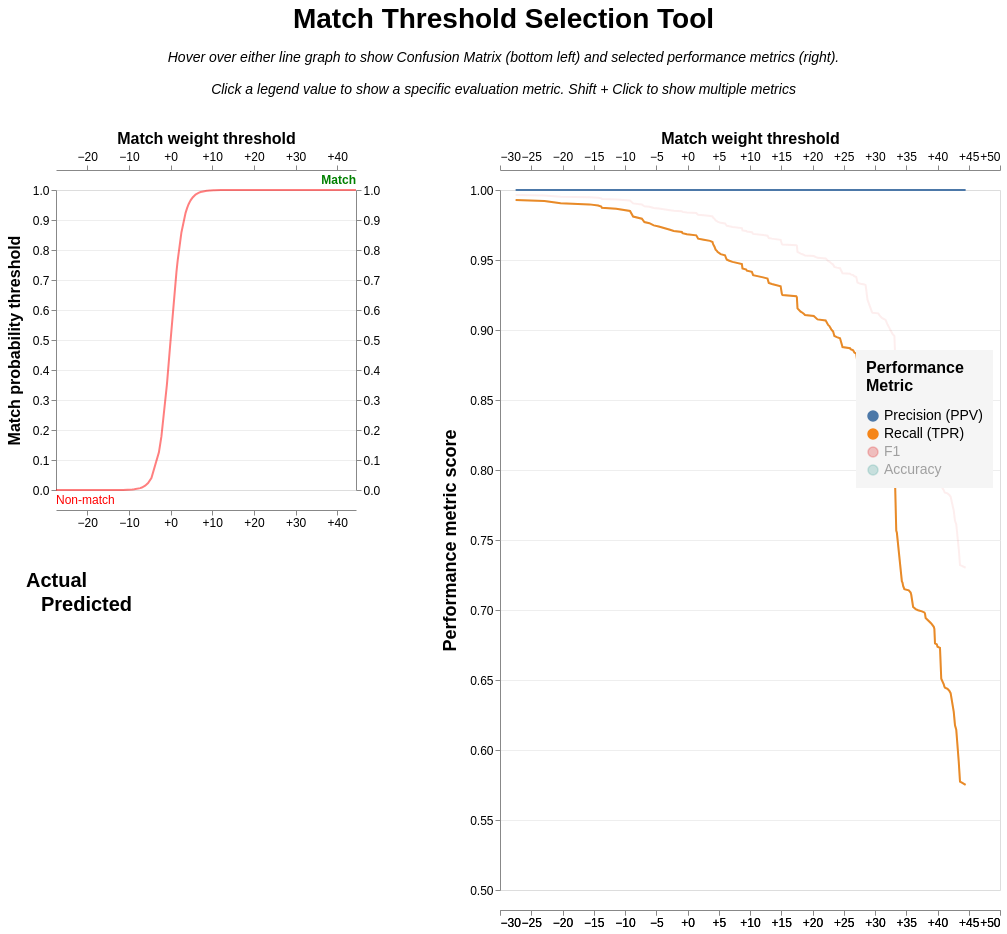

Here is the notebook cell this chart was saved with:
### Code cell
linker.evaluation.accuracy_analysis_from_labels_table(
    labels_table, 
    add_metrics=["f1", "accuracy"],
    output_type="threshold_selection"
)

### Figure 1 — Vega-Lite specification as saved in the notebook (floating-point values rounded to 4 significant figures; data arrays with more than 128 entries replaced by an {"elided": "..."} marker saying what was removed)
{"config": {"view": {"continuousWidth": 300, "continuousHeight": 300, "discreteHeight": {"step": 150}, "discreteWidth": {"step": 150}}, "axis": {"gridWidth": 0.5, "labelFontSize": 12, "titleFontSize": 16}, "axisX": {"format": "+.0f", "grid": false, "offset": 20, "values": {"expr": "[-25,-20,-15,-10,-5,0,5,10,15,20,25]"}}, "axisY": {"title": "Match probability threshold", "titleFontSize": 16}, "concat": {"spacing": 40}}, "hconcat": [{"vconcat": [{"layer": [{"layer": [{"mark": {"type": "rule"}, "encoding": {"opacity": {"condition": {"param": "threshold", "value": 0.3, "empty": false}, "value": 0}, "x": {"axis": {"orient": "bottom"}, "field": "truth_threshold", "scale": {"nice": false}, "title": null, "type": "quantitative"}}, "params": [{"name": "threshold", "select": {"type": "point", "encodings": ["x"], "fields": ["truth_threshold"], "nearest": true, "on": "mouseover", "toggle": false}, "value": null}]}, {"mark": {"type": "rule"}, "encoding": {"opacity": {"condition": {"param": "threshold", "value": 0.3, "empty": false}, "value": 0}, "y": {"axis": {"orient": "right"}, "field": "match_probability", "title": " ", "type": "quantitative"}}, "params": [{"name": "prob", "select": {"type": "point", "encodings": ["y"], "fields": ["match_probability"], "nearest": true, "on": "mouseover", "toggle": false}}]}]}, {"layer": [{"mark": {"type": "text", "fontSize": 14, "fontWeight": "bold", "xOffset": 25, "yOffset": 10}, "encoding": {"text": {"aggregate": "min", "field": "truth_threshold", "format": "+.2f"}, "y": {"axis": {"orient": "left"}, "field": "match_probability", "title": "Match probability threshold", "type": "quantitative"}}, "transform": [{"filter": {"param": "threshold", "empty": false}}]}, {"mark": {"type": "text", "fontSize": 14, "xOffset": -25, "yOffset": -10}, "encoding": {"text": {"aggregate": "min", "field": "match_probability", "format": ".3f"}}, "transform": [{"filter": {"param": "threshold", "empty": false}}]}, {"mark": {"type": "line", "color": "red", "opacity": 0.5}}, {"mark": {"type": "line", "color": "green", "opacity": 0.5, "strokeWidth": 3}, "transform": [{"filter": "datum.truth_threshold >= threshold.truth_threshold"}]}, {"mark": {"type": "point", "color": "green", "size": 100}, "encoding": {"opacity": {"condition": {"param": "threshold", "value": 1, "empty": false}, "value": 0}}}], "encoding": {"x": {"field": "truth_threshold", "type": "quantitative", "title": "Match weight threshold", "axis": {"orient": "top"}}, "y": {"field": "match_probability", "type": "quantitative", "title": "Match probability threshold", "axis": {"orient": "left", "titlePadding": 10}}}}, {"mark": {"type": "text", "align": "left", "color": "red", "fontSize": 12, "text": "Non-match", "x": 0, "y": "height", "yOffset": 10}, "data": {"values": [{}]}}, {"mark": {"type": "text", "align": "right", "color": "green", "fontSize": 12, "fontWeight": "bold", "text": "Match", "x": "width", "y": 0, "yOffset": -10}, "data": {"values": [{}]}}], "description": "Match weight vs probability"}, {"hconcat": [{"layer": [{"mark": {"type": "rect", "opacity": 0.5}, "encoding": {"color": {"field": "count", "legend": null, "scale": {"scheme": "reds", "zero": true}, "type": "quantitative"}}, "transform": [{"filter": "datum.predicted == 0"}]}, {"mark": {"type": "rect", "opacity": 0.5}, "encoding": {"color": {"field": "count", "legend": null, "scale": {"scheme": "greens", "zero": true}, "type": "quantitative"}}, "transform": [{"filter": "datum.predicted == 1"}]}, {"mark": {"type": "text", "fontSize": 14, "yOffset": -40}, "encoding": {"color": {"condition": [{"test": "datum.predicted==1 && datum.actual==1", "value": "darkgreen"}, {"test": "datum.predicted==0 && datum.actual==0", "value": "darkred"}], "value": "black"}, "opacity": {"condition": {"test": "datum.predicted != datum.actual", "value": 1}, "value": 0.5}, "text": {"field": "confusion_label", "type": "nominal"}}}, {"mark": {"type": "text", "fontSize": 28, "fontWeight": "bold", "yOffset": 10}, "encoding": {"color": {"condition": [{"test": "datum.predicted==1 && datum.actual==1", "value": "darkgreen"}, {"test": "datum.predicted==0 && datum.actual==0", "value": "darkred"}], "value": "black"}, "text": {"field": "count", "format": ",", "type": "nominal"}}}], "description": "Confusion matrix", "encoding": {"x": {"field": "actual", "type": "nominal", "title": "Actual", "axis": {"domain": false, "labelAngle": 0, "labelExpr": "datum.label == 1 ? 'Match' : 'Non-match'", "labelFontSize": 18, "labelPadding": 10, "orient": "top", "ticks": false, "titleAngle": 0, "titleFontSize": 20}, "sort": "-x"}, "y": {"field": "predicted", "type": "nominal", "title": "Predicted", "axis": {"domain": false, "labelExpr": "datum.label == 1 ? 'Match' : 'Non-match'", "labelFontSize": 18, "labelPadding": 10, "ticks": false, "titleAngle": 0, "titleFontSize": 20, "titlePadding": -30}, "sort": "-y"}}, "resolve": {"scale": {"color": "independent"}}, "transform": [{"filter": {"or": [{"param": "threshold", "empty": false}, {"and": [{"param": "threshold", "empty": true}, "datum.truth_threshold == datum.median_threshold"]}]}}]}], "transform": [{"fold": ["tp", "tn", "fp", "fn"], "as": ["label", "count"]}, {"calculate": "datum.label === 'tp' ? 'True Positive (TP)' : datum.label === 'tn' ? 'True Negative (TN)' : datum.label === 'fp' ? 'False Positive (FP)' : 'False Negative (FN)'", "as": "confusion_label"}, {"calculate": "datum.label === 'tp' || datum.label === 'fp' ? 1 : 0", "as": "predicted"}, {"calculate": "datum.label === 'tp' || datum.label === 'fn' ? 1 : 0", "as": "actual"}, {"joinaggregate": [{"op": "median", "field": "truth_threshold", "as": "median_threshold"}]}]}]}, {"layer": [{"layer": [{"mark": {"type": "point", "size": 100}, "encoding": {"opacity": {"condition": {"param": "threshold", "value": 1, "empty": false}, "value": 0}, "tooltip": [{"field": "truth_threshold", "format": ".3f", "title": "Match weight threshold", "type": "quantitative"}, {"field": "match_probability", "format": ".3%", "title": "Match probability threshold", "type": "quantitative"}, {"field": "precision", "format": ".4f", "title": "Precision", "type": "quantitative"}, {"field": "recall", "format": ".4f", "title": "Recall (TPR)", "type": "quantitative"}, {"field": "fp_rate", "format": ".4f", "title": "FPR", "type": "quantitative"}], "x": {"axis": {"orient": "top"}, "field": "truth_threshold", "title": "Match weight threshold"}}, "params": [{"name": "metric", "select": {"type": "point", "fields": ["metric"]}, "bind": "legend", "value": [{"metric": "precision"}, {"metric": "recall"}]}, {"name": "threshold", "select": {"type": "point", "encodings": ["x"], "fields": ["truth_threshold"], "nearest": true, "on": "mouseover", "toggle": false}, "value": null}], "transform": [{"filter": {"param": "metric", "empty": true}}]}, {"mark": {"type": "line"}, "encoding": {"opacity": {"condition": {"param": "metric", "value": 1}, "value": 0.1}, "x": {"axis": {"orient": "bottom"}, "field": "truth_threshold", "title": null}}}], "encoding": {"color": {"field": "metric", "type": "nominal", "sort": ["precision", "recall", "f1", "accuracy"], "title": ["Performance", "Metric"], "legend": {"fillColor": "whitesmoke", "labelExpr": "{'precision': 'Precision (PPV)', 'recall': 'Recall (TPR)', 'specificity': 'Specificity (TNR)', 'accuracy': 'Accuracy', 'npv': 'NPV', 'f1': 'F1', 'f2': 'F2', 'f0_5': 'F0.5', 'p4': 'P4', 'phi': 'φ (MCC)'}[datum.value]", "labelFontSize": 14, "legendX": 800, "legendY": 160, "orient": "none", "padding": 10, "titleFontSize": 16, "titlePadding": 15}}, "x": {"type": "quantitative", "field": "truth_threshold"}, "y": {"field": "value", "type": "quantitative", "axis": {"labelFontSize": 12, "title": "Performance metric score", "titleFontSize": 18, "titlePadding": 10, "values": {"expr": "[0.5,0.55,0.6,0.65,0.7,0.75,0.8,0.85,0.9,0.95,1.0]"}}, "scale": {"domain": [0.5, 1]}}}}, {"layer": [{"mark": {"type": "rule", "color": "gray"}, "encoding": {"x": {"field": "truth_threshold", "title": null, "type": "quantitative"}}}, {"layer": [{"mark": {"type": "rect", "fill": "whitesmoke", "x": 200, "x2": 10, "y2Offset": 20, "yOffset": -20}, "encoding": {"y2": {"field": "score_index"}}}, {"mark": {"type": "text", "align": "right", "baseline": "middle", "fontSize": 16, "x": 200, "xOffset": -10}}], "encoding": {"color": {"field": "metric", "sort": ["precision", "recall", "f1", "accuracy"]}, "text": {"field": "y_text"}, "y": {"field": "score_index", "type": "quantitative"}}, "transform": [{"filter": {"param": "metric", "empty": true}}]}, {"mark": {"type": "text", "fontSize": 14, "fontWeight": "bold", "xOffset": 20, "y": 0, "yOffset": -10}, "encoding": {"text": {"condition": {"param": "threshold", "aggregate": "min", "empty": false, "field": "truth_threshold", "format": "+.2f", "type": "nominal"}, "value": ""}, "x": {"field": "truth_threshold", "type": "quantitative"}}}], "transform": [{"filter": {"param": "threshold", "empty": false}}]}], "description": "Accuracy chart", "height": 700, "transform": [{"fold": ["precision", "recall", "f1", "accuracy"], "as": ["metric", "value"]}, {"calculate": "0.6375 - 0.025*indexof(['precision', 'recall', 'f1', 'accuracy'], datum.metric)", "as": "score_index"}, {"calculate": "{'precision': 'Precision (PPV)', 'recall': 'Recall (TPR)', 'specificity': 'Specificity (TNR)', 'accuracy': 'Accuracy', 'npv': 'NPV', 'f1': 'F1', 'f2': 'F2', 'f0_5': 'F0.5', 'p4': 'P4', 'phi': 'φ (MCC)'}[datum.metric]", "as": "metric_text"}, {"calculate": "datum.metric_text + ' = ' + format(datum.value, ',.3g')", "as": "y_text"}], "width": 500}], "data": {"name": "data-c7e4faeb7d2fde2a47e0a529d3586ce6"}, "title": {"text": "Match Threshold Selection Tool", "anchor": "middle", "baseline": "line-bottom", "fontSize": 28, "subtitle": ["Hover over either line graph to show Confusion Matrix (bottom left) and selected performance metrics (right).", "", "Click a legend value to show a specific evaluation metric. Shift + Click to show multiple metrics"], "subtitleFontSize": 14, "subtitleFontStyle": "italic"}, "$schema": "https://vega.github.io/schema/vega-lite/v5.14.1.json", "datasets": {"data-c7e4faeb7d2fde2a47e0a529d3586ce6": {"elided": "134 records"}}}
